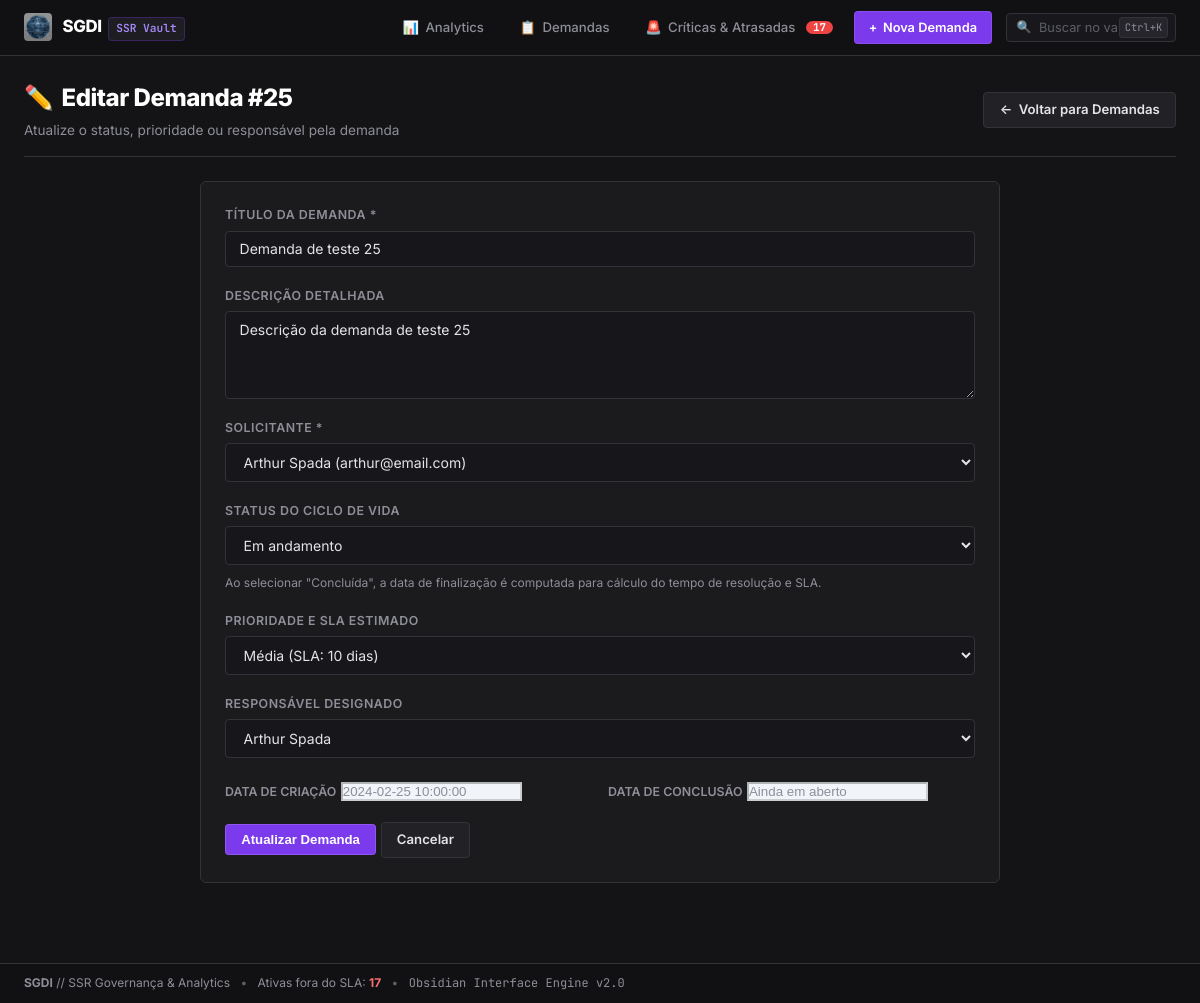
/editar/25, run on an earlier commit of the app's database.
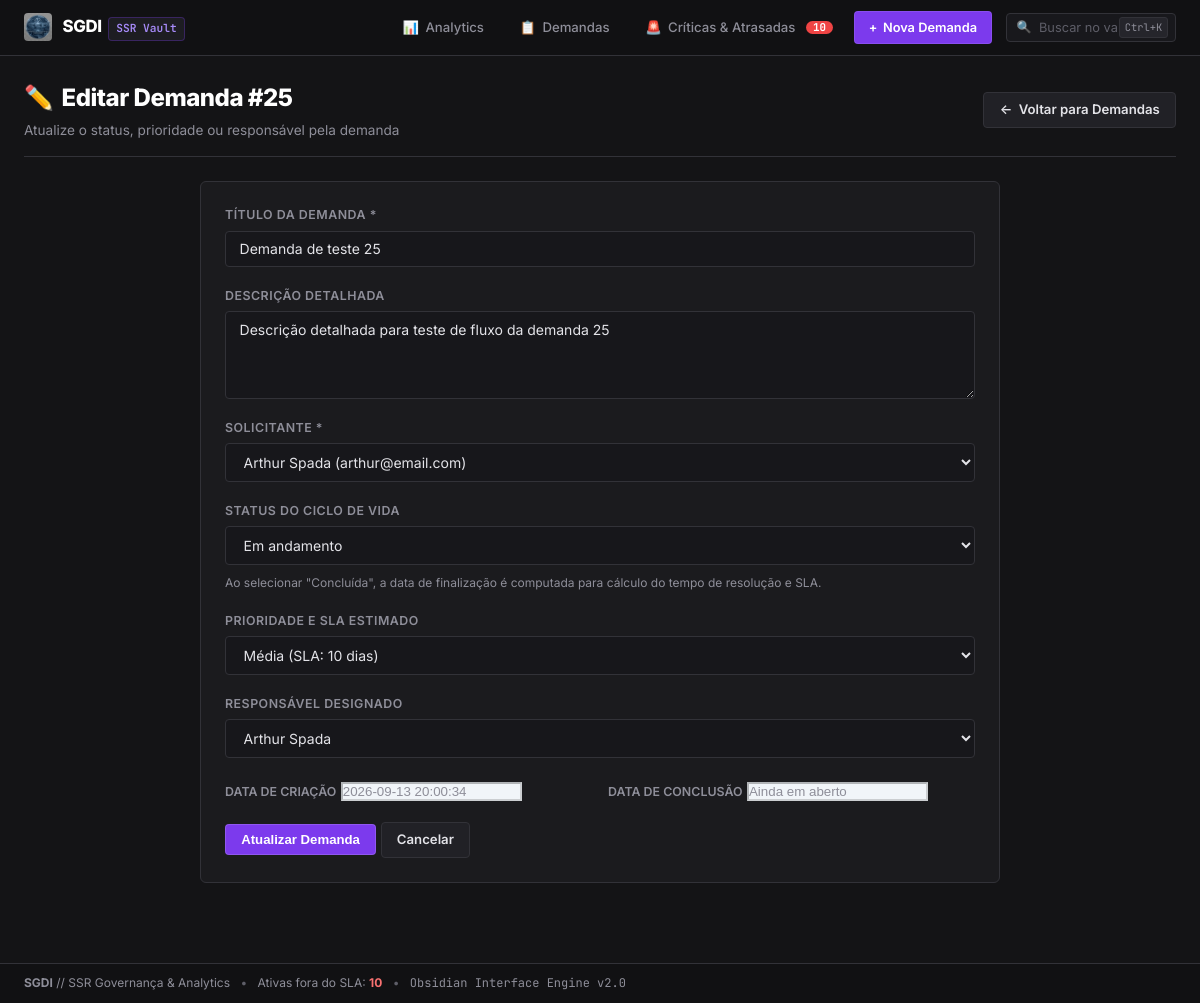
And on a later commit of the database.
### tables this page shows
CREATE TABLE demandas (
    id INTEGER PRIMARY KEY AUTOINCREMENT,
    titulo TEXT NOT NULL,
    descricao TEXT,
    solicitante_id INTEGER NOT NULL,
    data_criacao TEXT,
    status TEXT NOT NULL DEFAULT 'Aberta',
    prioridade TEXT NOT NULL DEFAULT 'Média',
    responsavel_id INTEGER,
    data_conclusao TEXT,
    FOREIGN KEY (solicitante_id) REFERENCES usuarios(id),
    FOREIGN KEY (responsavel_id) REFERENCES usuarios(id)
);

### app.py (the view, shortened to what this page needs)
@app.route('/editar/<id>', methods=['GET', 'POST'])
def editar(id):
    conn = get_db()
    garantir_migracao_db(conn)
    cursor = conn.cursor()
    demanda = cursor.execute(f'{SELECT_DEMANDAS} WHERE d.id=?', (id,)).fetchone()
    usuarios = listar_usuarios(conn)
    conn.close()
    if not demanda:
        flash('Demanda não encontrada.')
        return redirect(url_for('demandas'))
    return render_template(
        'editar.html',
        demanda=demanda,
        status_opcoes=STATUS_OPCOES,
        prioridade_opcoes=PRIORIDADE_OPCOES,
        usuarios=usuarios
    )

### app.py (called while the page is built)
def get_db():
    conn = sqlite3.connect(DB_PATH)
    conn.row_factory = sqlite3.Row
    return conn

def parse_data(valor):
    if not valor:
        return None
    val = str(valor).strip()
    for fmt in ('%Y-%m-%d %H:%M:%S', '%Y-%m-%d %H:%M:%S.%f', '%Y-%m-%d'):
        try:
            return datetime.strptime(val[:19] if len(val) >= 19 and fmt == '%Y-%m-%d %H:%M:%S' else val, fmt)
        except (ValueError, TypeError):
            pass
    try:
        return datetime.fromisoformat(val)
    except Exception:
        return None

def listar_usuarios(conn):
    return conn.execute('SELECT id, nome, email FROM usuarios ORDER BY nome').fetchall()

### templates/editar.html (shortened to what the changed rows need)
{% extends "base.html" %}
{% block content %}
<div class="dashboard-hero" style="margin-bottom: 1.5rem;">
    <div class="dashboard-hero-title">
        <h1><span>✏️</span> Editar Demanda #{{ demanda['id'] }}</h1>
        <p>Atualize o status, prioridade ou responsável pela demanda</p>
    </div>
</div>
<div class="form-card">
    <form method="POST" action="/editar/{{ demanda['id'] }}" id="form-editar-demanda">
        <div class="form-group">
            <label for="titulo">Título da Demanda *</label>
            <input type="text" name="titulo" id="titulo" value="{{ demanda['titulo'] }}" required>
        </div>
        <div class="form-group">
            <label for="descricao">Descrição Detalhada</label>
            <textarea name="descricao" id="descricao" rows="4">{{ demanda['descricao'] }}</textarea>
        </div>
        <div style="display:grid; grid-template-columns:1fr 1fr; gap:1rem; margin-bottom:1.25rem;">
            <div>
                <label style="font-size:0.775rem; color:var(--text-muted); font-weight:600; text-transform:uppercase;">Data de Criação</label>
                <input type="text" value="{{ demanda['data_criacao'] }}" disabled style="background:#f1f5f9; color:var(--text-muted);">
            </div>
        </div>
    </form>
</div>
{% endblock %}

What changed in the data, as far as the page shows it:
changed demandas "Demanda de teste 25": descricao "Descrição da demanda de teste 25" → "Descrição detalhada para teste de fluxo da demanda 25"; data_criacao "2024-02-25 10:00:00" → "2026-09-13 20:00:34"
Also different on the page:
{{ total_urgentes_global }}: "17" → "10"
